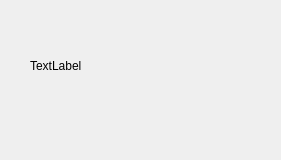
<?xml version="1.0" encoding="UTF-8"?>
<ui version="4.0">
 <class>MainWindow</class>
 <widget class="QMainWindow" name="MainWindow">
  <property name="geometry">
   <rect>
    <x>0</x>
    <y>0</y>
    <width>281</width>
    <height>160</height>
   </rect>
  </property>
  <property name="windowTitle">
   <string>MainWindow</string>
  </property>
  <widget class="QWidget" name="centralWidget">
   <widget class="QLabel" name="label">
    <property name="geometry">
     <rect>
      <x>30</x>
      <y>40</y>
      <width>91</width>
      <height>51</height>
     </rect>
    </property>
    <property name="text">
     <string>TextLabel</string>
    </property>
   </widget>
  </widget>
 </widget>
 <layoutdefault spacing="6" margin="11"/>
 <resources/>
 <connections/>
</ui>
